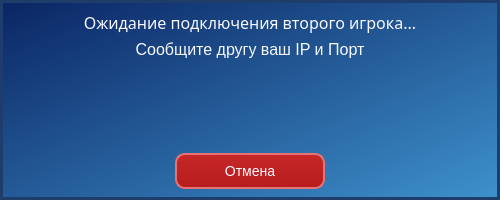
<?xml version="1.0" encoding="UTF-8"?>
<ui version="4.0">
 <class>HostLobbyWindow</class>
 <widget class="QDialog" name="HostLobbyWindow">
  <property name="geometry">
   <rect>
    <x>0</x>
    <y>0</y>
    <width>500</width>
    <height>200</height>
   </rect>
  </property>
  <property name="windowTitle">
   <string>Лобби</string>
  </property>
  <property name="styleSheet">
   <string notr="true">
QDialog {
    background-color: qlineargradient(x1:0, y1:0, x2:1, y2:1, stop:0 #0a2463, stop:1 #3e92cc);
    border: 3px solid #1e3d6b;
}
QLabel {
    color: #f8f8ff; font-family: &quot;Arial Rounded MT Bold&quot;; font-size: 16px;
    text-align: center;
}
QPushButton {
    background-color: qlineargradient(x1:0, y1:0, x2:0, y2:1, stop:0 #c62828, stop:1 #b71c1c);
    border: 2px solid #e57373; border-radius: 10px; padding: 8px 16px;
    font-family: &quot;Arial Rounded MT Bold&quot;; font-size: 14px; color: #f8f8ff;
}
QPushButton:hover {
    background-color: qlineargradient(x1:0, y1:0, x2:0, y2:1, stop:0 #ef5350, stop:1 #e53935);
}
   </string>
  </property>
  <layout class="QVBoxLayout" name="verticalLayout">
   <item>
    <widget class="QLabel" name="labelTitle">
     <property name="font">
      <font>
       <family>Arial Rounded MT Bold</family>
       <pointsize>-1</pointsize>
      </font>
     </property>
     <property name="text">
      <string>Ожидание подключения второго игрока...</string>
     </property>
     <property name="alignment">
      <set>Qt::AlignmentFlag::AlignCenter</set>
     </property>
    </widget>
   </item>
   <item>
    <widget class="QLabel" name="labelIp">
     <property name="text">
      <string>Сообщите другу ваш IP и Порт</string>
     </property>
     <property name="alignment">
      <set>Qt::AlignmentFlag::AlignCenter</set>
     </property>
     <property name="wordWrap">
      <bool>true</bool>
     </property>
    </widget>
   </item>
   <item>
    <spacer name="verticalSpacer">
     <property name="orientation">
      <enum>Qt::Orientation::Vertical</enum>
     </property>
     <property name="sizeHint" stdset="0">
      <size>
       <width>20</width>
       <height>40</height>
      </size>
     </property>
    </spacer>
   </item>
   <item>
    <layout class="QHBoxLayout" name="horizontalLayout">
     <item>
      <spacer name="horizontalSpacer">
       <property name="orientation">
        <enum>Qt::Orientation::Horizontal</enum>
       </property>
       <property name="sizeHint" stdset="0">
        <size>
         <width>40</width>
         <height>20</height>
        </size>
       </property>
      </spacer>
     </item>
     <item>
      <widget class="QPushButton" name="btnCancel">
       <property name="minimumSize">
        <size>
         <width>150</width>
         <height>0</height>
        </size>
       </property>
       <property name="text">
        <string>Отмена</string>
       </property>
      </widget>
     </item>
     <item>
      <spacer name="horizontalSpacer_2">
       <property name="orientation">
        <enum>Qt::Orientation::Horizontal</enum>
       </property>
       <property name="sizeHint" stdset="0">
        <size>
         <width>40</width>
         <height>20</height>
        </size>
       </property>
      </spacer>
     </item>
    </layout>
   </item>
  </layout>
 </widget>
 <resources/>
 <connections/>
</ui>
